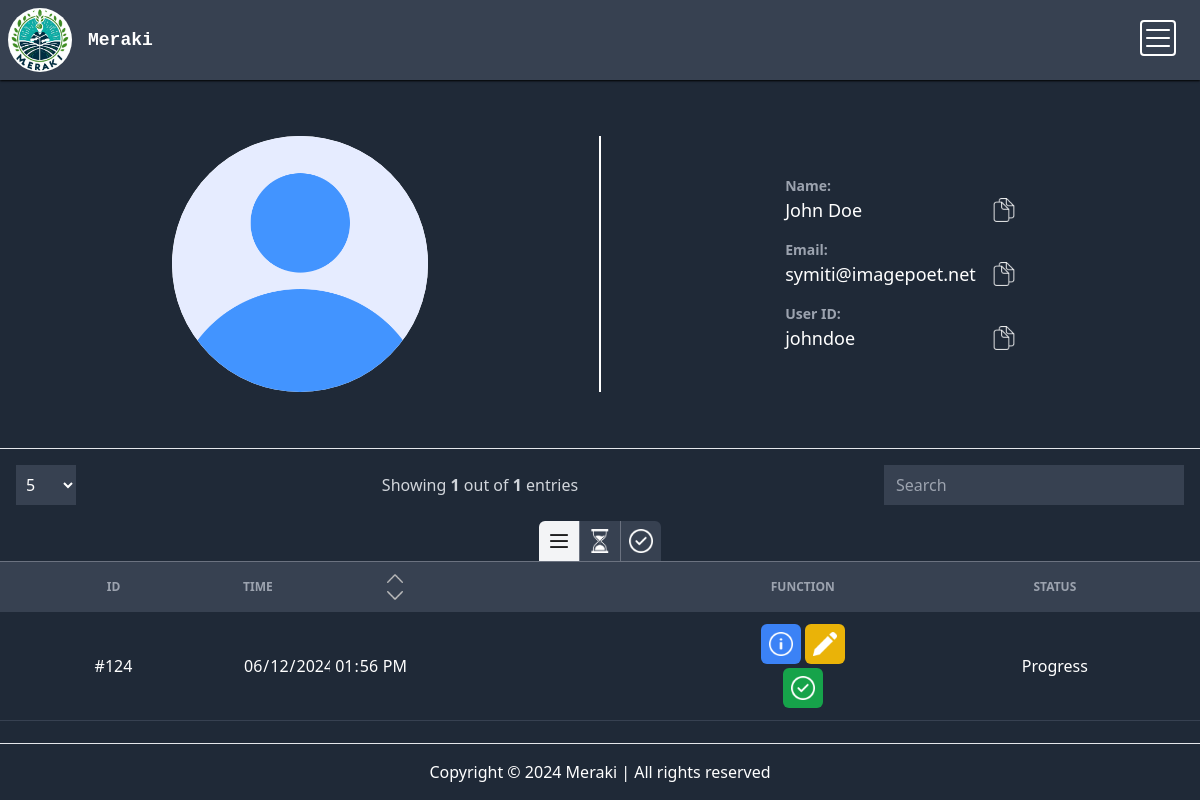
The page /p.php (signed in) on the database its author committed.
### tables this page shows
CREATE TABLE `users` (
  `id` varchar(30) NOT NULL,
  `name` varchar(30) NOT NULL,
  `email` varchar(30) NOT NULL,
  `pass` text NOT NULL,
  `img` text NOT NULL,
  `status` int(1) NOT NULL,
  `admin` int(11) NOT NULL DEFAULT 0,
  `active` int(11) NOT NULL DEFAULT 1
);

CREATE TABLE `tasks` (
  `id` varchar(30) NOT NULL,
  `task_id` int(11) NOT NULL,
  `task_title` varchar(50) NOT NULL,
  `task_desc` varchar(300) NOT NULL,
  `task_time` text NOT NULL,
  `task_status` varchar(10) NOT NULL DEFAULT 'progress'
);

### p.php (the view, shortened to what this page needs)
<?php
include ("partials/_dbconnect.php");
$id = $_SESSION["id"];
$sql = "SELECT * FROM `users` WHERE `id` = ?";
$stmt = mysqli_prepare($conn, $sql);
mysqli_stmt_bind_param($stmt, "s", $id);
mysqli_stmt_execute($stmt);
$result = mysqli_stmt_get_result($stmt);
$row = mysqli_fetch_assoc($result);
$name = $row["name"];
$email = $row["email"];
$profile_img = $row["img"];
?>
<!DOCTYPE html>
<html lang="en" class="scroll-smooth">
<head>
    <link rel="stylesheet" href="side/style.css">
</head>
<body class="flex flex-col min-h-screen hide-scrollbar bg-gray-800" onresize="showTitle()">
    <header class="h-20">
        <nav class="flex z-20 fixed shadow-sm shadow-black w-full justify-between items-center bg-gray-700">
            <div class="logo flex items-center">
                <a href="/" class="flex items-center space-x-2">
                    <img class="w-20 rounded-full p-2" src="images/logo.jpg">
                    <p class="text-lg font-semibold font-mono text-white">Meraki</p>
                </a>
            </div>
            <div class="mx-6">
                <button onclick="menu()" type="button" class="border-2 rounded border-white relative w-9 h-9">
                    <img class="menu-img w-8 invert transition-all duration-300 absolute top-0 left-0"
                        src="images/menu.png">
                </button>
            </div>
        </nav>
    </header>
    <div class="profile py-14 grid place-items-center md:grid-cols-[1fr_2px_1fr]">
        <div class="profile-pic flex justify-center relative group w-64 h-64">
            <?php
            if ($profile_img != "none") {
                echo '<img src="profile/images/' . $profile_img . '" alt="profile" class="rounded-full object-contain bg-white">';
            } else {
                echo '<img src="images/user.png" alt="profile" class="rounded-full object-contain bg-white">';
            }
            ?>
        </div>
        <div class="my-12 w-[calc(100%-64px)] h-0.5 bg-white md:h-full md:w-0.5"></div>
        <ul class="info px-8 space-y-4">
            <li class="grid grid-cols-1">
                <h4 class="font-semibold text-sm text-gray-400">Name:</h4>
                <p class="text-lg text-white flex justify-between items-center">
                    <span class="break-all name">
                        <?php echo $name; ?>
                    </span>
                    <button onclick="copy(document.querySelector('.name').innerHTML)">
                        <img src="images/copy-files.png" alt="" class="w-6 invert">
                    </button>
                </p>
            </li>
            <li class="grid grid-cols-1">
                <h4 class="font-semibold text-sm text-gray-400">Email:</h4>
                <p class="text-lg text-white flex justify-between items-center space-x-4">
                    <span class="break-all email">
                        <?php echo $email; ?>
                    </span>
                    <button onclick="copy(document.querySelector('.email').innerHTML)">
                        <img src="images/copy-files.png" alt="" class="w-6 invert">
                    </button>
                </p>
            </li>
            <li class="grid grid-cols-1">
                <h4 class="font-semibold text-sm text-gray-400">User ID:</h4>
                <p class="text-lg text-white flex justify-between items-center space-x-4">
                    <span class="break-all id">
                        <?php echo $id; ?>
                    </span>
                    <button onclick="copy(document.querySelector('.id').innerHTML)">
                        <img src="images/copy-files.png" alt="" class="w-6 invert">
                    </button>
                </p>
            </li>
        </ul>
    </div>
    <div
        class="bg-gray-800 py-4 px-4 grid grid-cols-2 gap-4 grid-rows-[1fr_auto] md:grid-cols-[60px_1fr_200px] md:grid-rows-1 md:justify-between lg:grid-cols-[60px_1fr_300px] xl:grid-cols-[60px_1fr_500px]">
        <select name="num" id="num" class="text-white bg-gray-700 px-1.5 py-1.5 outline-none" oninput="pagination()">
            <option value="5">5</option>
        </select>
        <p class="col-span-2 row-start-2 text-gray-300 text-center md:col-span-1 md:col-start-2 md:row-start-1 md:py-2">
            Showing <span class="show font-semibold"></span> out of <span class="total font-semibold"></span> entries
        </p>
        <input type="search" name="q" id="q" class="w-full text-white bg-gray-700 px-3 py-1.5 outline-none search"
            placeholder="Search" maxlength="50" oninput="pagination();">
    </div>
    <div class="flex justify-center border-b border-gray-500">
        <button class="bg-gray-700 p-2 rounded-tl-md status-button text-gray-300 hover:bg-gray-600 active" id="0"
            onclick="active(this.id)">
            <img class="w-6 invert" src="images/menu.png" alt="all">
        </button>
        <button class="bg-gray-700 p-2 status-button border-x border-gray-500 hover:bg-gray-600" id="1"
            onclick="active(this.id)">
            <img class="w-6 invert" src="images/hourglass.png" alt="progress">
        </button>
        <button class="bg-gray-700 p-2 rounded-tr-md status-button hover:bg-gray-600" id="2" onclick="active(this.id)">
            <img class="w-6 invert" src="images/finish.png" alt="finished">
        </button>
    </div>
    <table class="w-full">
        <thead class="uppercase text-xs bg-gray-700 text-gray-400 text-left">
            <tr>
                <th scope="col" class="px-4 py-3 sm:px-8 text-center">Id</th>
                <th scope="col" class="px-4 py-3 sm:w-32 md:w-48 flex justify-between items-center">
                    <span>Time</span>
                    <div class="flex flex-col space-y-2">
                        <button type="button" onclick="window.location.assign('?o=asc')">
                            <img src="images/up-arrow.png" width="16" class="invert-[75%]" <?php if (isset($_GET['o']) && $_GET['o'] == 'asc') {
                                echo 'style="filter: invert(100%)"';
                            } ?> alt="">
                        </button>
                        <button type="button" onclick="window.location.assign('?o=desc')">
                            <img src="images/down-arrow.png" width="16" class="invert-[75%]" <?php if (isset($_GET['o']) && $_GET['o'] == 'desc') {
                                echo 'style="filter: invert(100%)"';
                            } ?> alt="">
                        </button>
                    </div>
                </th>
                <th scope="col" class="px-4 py-3 xl:min-w-56 text-center">Function</th>
                <th scope="col" class="px-4 py-3 sm:px-8 text-center">Status</th>
            </tr>
        </thead>
        <tbody>
            <?php
            $id = $_SESSION["id"];
            $sql = "SELECT * FROM `tasks` WHERE `id` = ?";
            $stmt = mysqli_prepare($conn, $sql);
            mysqli_stmt_bind_param($stmt, "s", $id);
            mysqli_stmt_execute($stmt);
            $result = mysqli_stmt_get_result($stmt);
            $num = mysqli_num_rows($result);
            if ($num != 0) {
                $i = 1;
                while ($row = mysqli_fetch_assoc($result)) {
                    $title = $row["task_title"];
                    $status = $row["task_status"];
                    $task_id = $row["task_id"];
                    $time = $row["task_time"];
                    echo '<tr class="bg-gray-800 border-gray-700 text-white border-b hidden tr" id="#' . $task_id . '">
                    <td class="px-4 py-4 sm:px-8 text-center">#' . $task_id . '</td>
                    <td class="py-4 title">' . $title . '</td>
                    <td class="px-4 py-4">
                        <input type="datetime-local" class="bg-gray-800 outline-none datetime hidden" value="' . $time . '">
                        <input type="date" class="bg-gray-800 outline-none w-[87px] hide-cal date hide" readonly>
                        <input type="time" class="bg-gray-800 outline-none w-[87px] hide-cal time" readonly>
                    </td>';
                    if ($status != "progress") {
                        echo '<td class="text-center py-3 grid place-items-center space-y-1">
                                <button data-modal-target="detail-modal-' . $i . '" data-modal-toggle="detail-modal-' . $i . '"
                                    class="rounded-md bg-blue-500 hover:bg-blue-600 p-2">
                                    <img class="invert w-6" src="images/detail.png" alt="detail">
                                </button>
                                <button data-modal-target="restore-modal-' . $i . '" data-modal-toggle="restore-modal-' . $i . '" class="rounded-md bg-gray-500 hover:bg-gray-600 p-2">
                                    <img class="w-6 invert" src="images/restore.png" alt="edit">
                                </button>
                        </td>
                        ';
                        include ("partials/_restoremodal.php");
                        include ("partials/_detailmodal.php");
                    } else {
                        echo '<td class="text-center py-3 space-y-1 grid place-items-center">
                                    <div class="flex space-x-1">
                                        <button data-modal-target="detail-modal-' . $i . '" data-modal-toggle="detail-modal-' . $i . '" class="rounded-md bg-blue-500 hover:bg-blue-600 p-2">
                                            <img class="invert w-6" src="../images/detail.png" alt="detail">
                                        </button>
                                        <button data-modal-target="edit-modal-' . $i . '" data-modal-toggle="edit-modal-' . $i . '"  href="" class="rounded-md bg-yellow-500 hover:bg-yellow-600 p-2">
                                            <img class="invert w-6" src="../images/edit.png" alt="edit">
                                        </button>
                                    </div>
                                        <button data-modal-target="finish-modal-' . $i . '" data-modal-toggle="finish-modal-' . $i . '" href="" class="rounded-md bg-green-600 hover:bg-green-700 p-2">
                                            <img class="invert w-6" src="../images/finish.png" alt="finish">
                                        </button>
                                </td>';
                    }
                    echo '<td class="px-3 py-4 capitalize status sm:px-8 text-center">' . $status . '</td>
                    </tr>';
                    $i++;
                }
            }
            ?>
        </tbody>
    </table>
    <div class="mt-auto" id="scroll">
        <footer class="text-center bg-gray-800 text-white">
            <hr>
            <p class="py-4">Copyright &copy; 2024 Meraki | All rights reserved </p>
        </footer>
    </div>
</body>
</html>

### rows shown on the page
users: name "John Doe", email "symiti@imagepoet.net"
tasks: task_id "124", task_status "Progress"

### other values the page prints
$id "johndoe"
